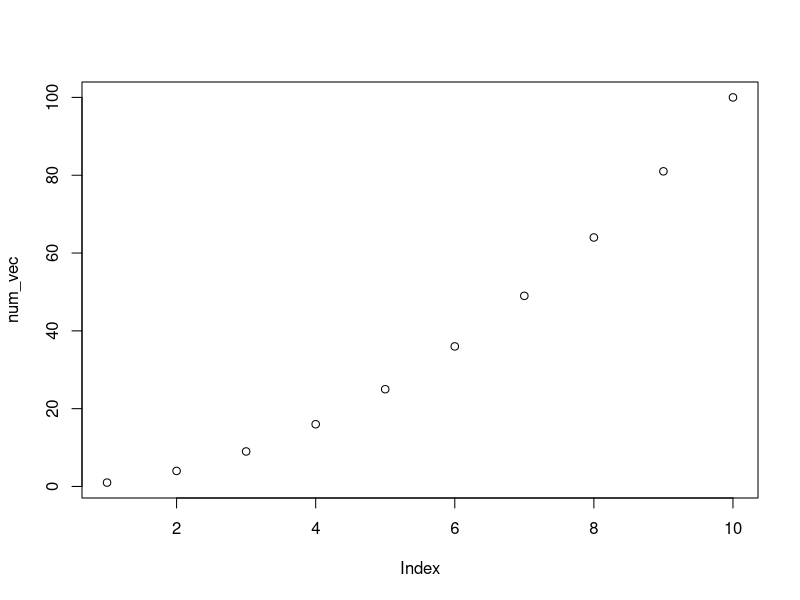
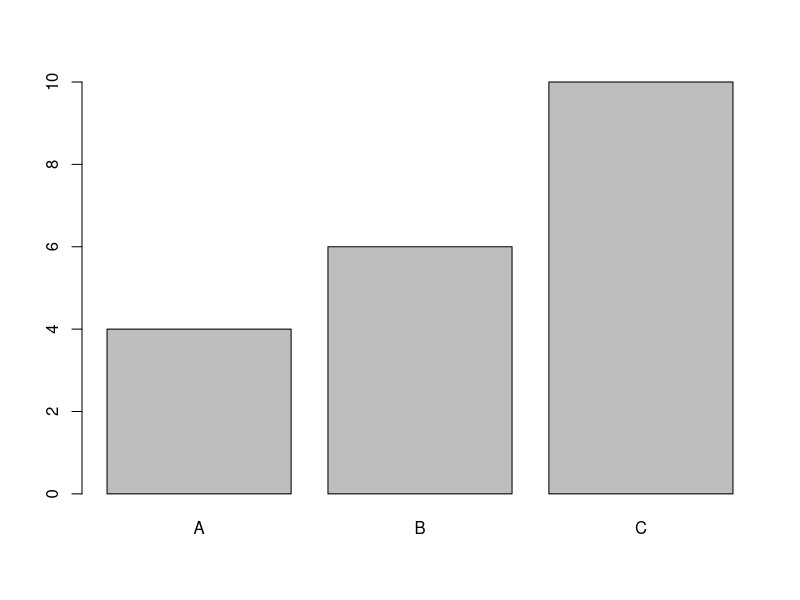
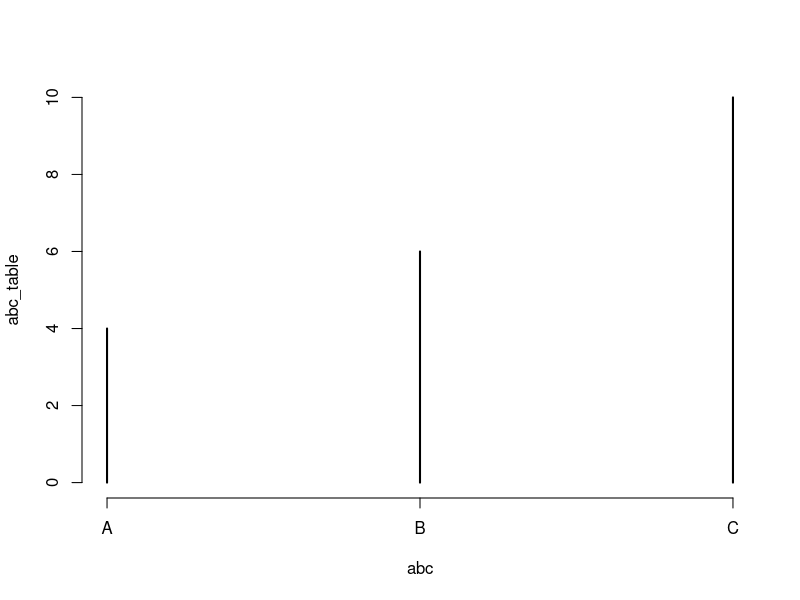
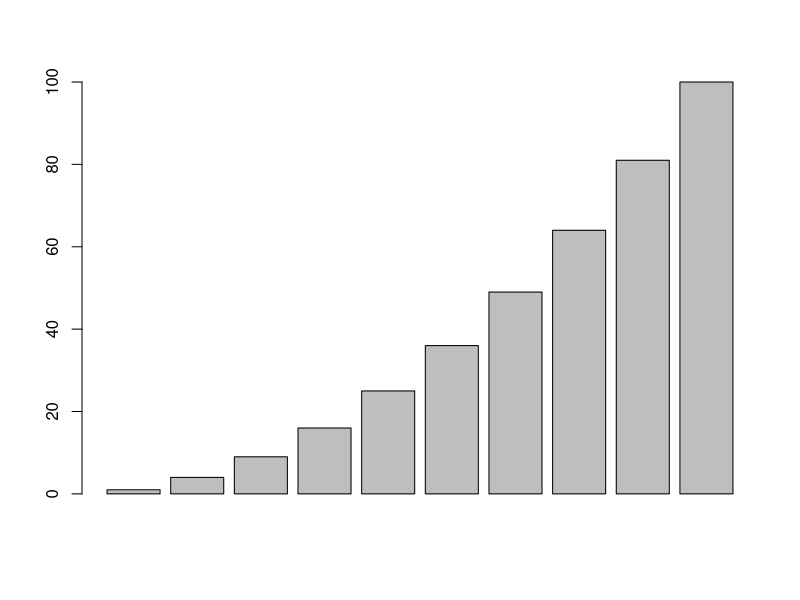
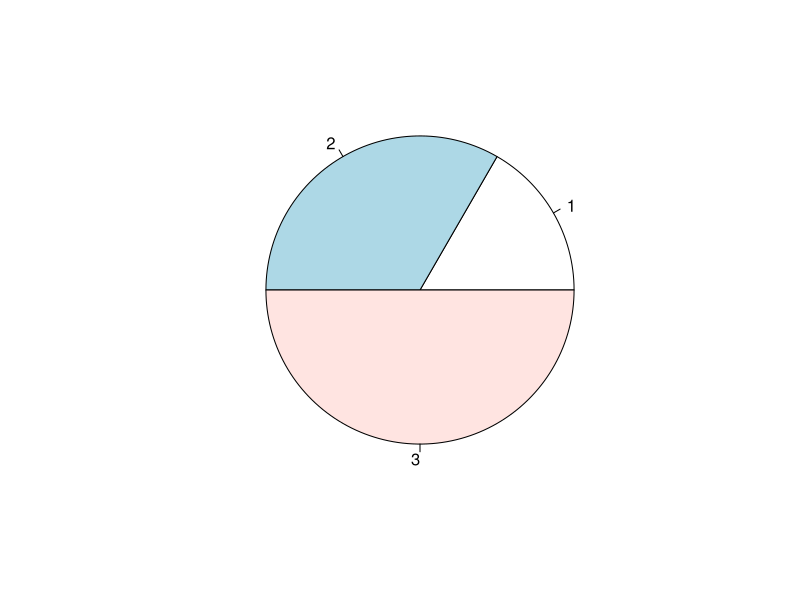
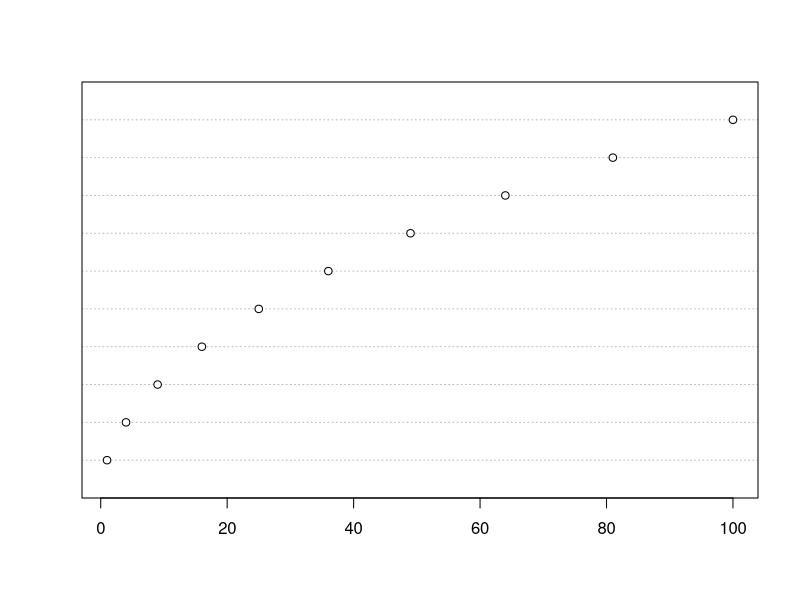
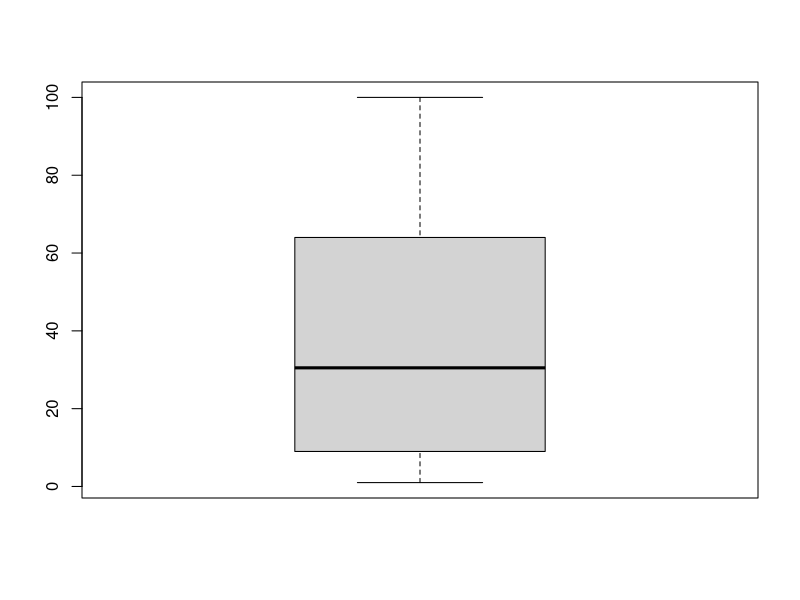
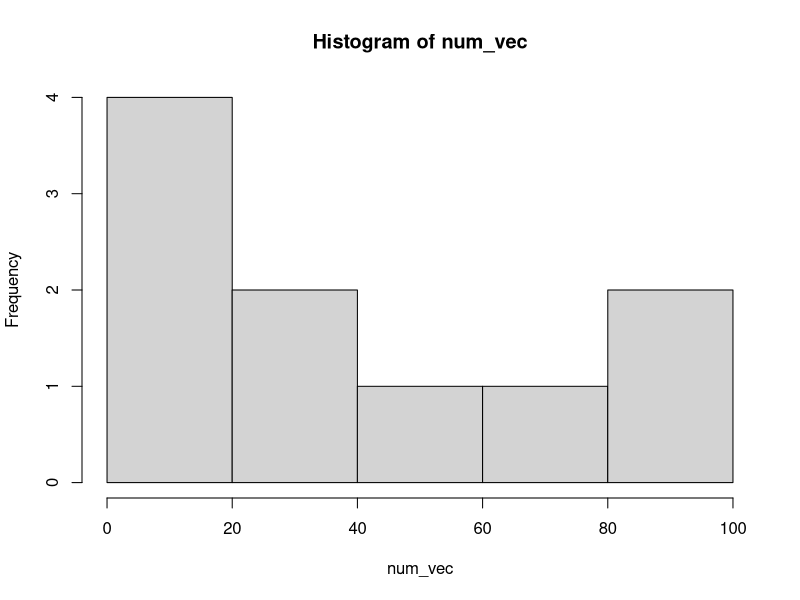

Source code (R) for these figures, in order:
## ---- chunk 1
knitr::opts_chunk$set(echo = TRUE, comment = "")
## ---- chunk 2
x <- 1:8
dim(x) <- c(2,4)
# dim(x) <- c(2,2,2)
x
## ---- chunk 3
a <- 1:8
A <- matrix(a, nrow = 2, ncol = 4)
A
## ---- chunk 4
b <- 1:8
B <- matrix(b, nrow = 2, ncol = 4, byrow = TRUE)
B
## ---- chunk 5
size <- c("sm", "md", "lg", "md")
size <- factor(size)
size
## ---- chunk 6
lst <- list(
  c(1,2,3),
  matrix(1:9, nrow = 3, ncol = 3),
  list(1:2, c(TRUE, FALSE), c("a","b"))
)
lst
## ---- chunk 7
#access an element
lst[3]
# access object of list element
lst[[3]]
# access objects inside the element
lst[[3]][1]
lst[[3]][[1]][1]
## ---- chunk 8
# giving names to elements in the list
lst2 <- list(
  vec = c(1,2,3),
  mat = matrix(1:9, nrow = 3, ncol = 3),
  lis = list(1:2, c(TRUE, FALSE), c("a","b"))
)
lst2
## ---- chunk 9
lst2$vec
## ---- chunk 10
# giving names to elements in the list
names(lst) <- c("A", "B", "C")
names(lst)
lst
## ---- chunk 11
vec = c(1,2,3)
mat = matrix(1:9, nrow = 3, ncol = 3)
lis = list(1:2, c(TRUE, FALSE), c("a","b"))
lst3 = list(vec, mat, lis)
lst3
## ---- chunk 12
lst4 = list(vec = vec, mat = mat, lis = lis)
lst4
## ---- chunk 13
num_vec <- (c(1:10))^2
plot(num_vec)
## ---- chunk 14
set.seed(4)
abc <- factor(sample(c('A', 'B', 'C'), 20, replace = TRUE))
plot(abc)
## ---- chunk 15
abc_table <- table(abc)
plot(abc_table)
## ---- chunk 16
barplot(num_vec)
pie(1:3)
dotchart(num_vec)
## ---- chunk 17
boxplot(num_vec)
hist(num_vec)
stripchart(num_vec)
stem(num_vec)
## ---- chunk 18
dens <- density(num_vec)
plot(dens)
## ---- chunk 19
head(mtcars)
plot(mtcars$mpg, mtcars$hp, 
     xlab = "miles per gallon", ylab = "horsepower", # axis labels
     main = "Simple Scatterplot", # title
     sub = "data matcars", # subtitle
     xlim = c(10, 35), ylim = c(50,400), # x & y coordinate ranges
     cex = 1.2, # character expansion
     pch = 1:25, # point character
     col = "blue" # color
)
## ---- chunk 20
plot(mtcars$mpg, mtcars$hp)
text(mtcars$mpg, mtcars$hp, labels = row.names(mtcars))
legend("topright", legend = "a legend")
title("Miles Per Gallon -vs- Horsepower")
## ---- chunk 21
# simple scatter-plot
plot(mtcars$mpg, mtcars$hp, type = "n", xlab = "miles per gallon", ylab = "horsepower")
# grid lines
abline(v = seq(from = 10, to = 30, by = 5), col = gray) # vertical lines
abline(h = seq(from = 50, to = 300, by = 50), col = gray) # horizontal linesfunct
# plot points
points(mtcars$mpg, mtcars$hp, pch = 19, col = "blue")
# plot text
text(mtcars$mpg, mtcars$hp, labels = rownames(mtcars), pos = 4, col = "gray50")
# graphic title
title("Miles Per Galon -vs- Horsepower")
